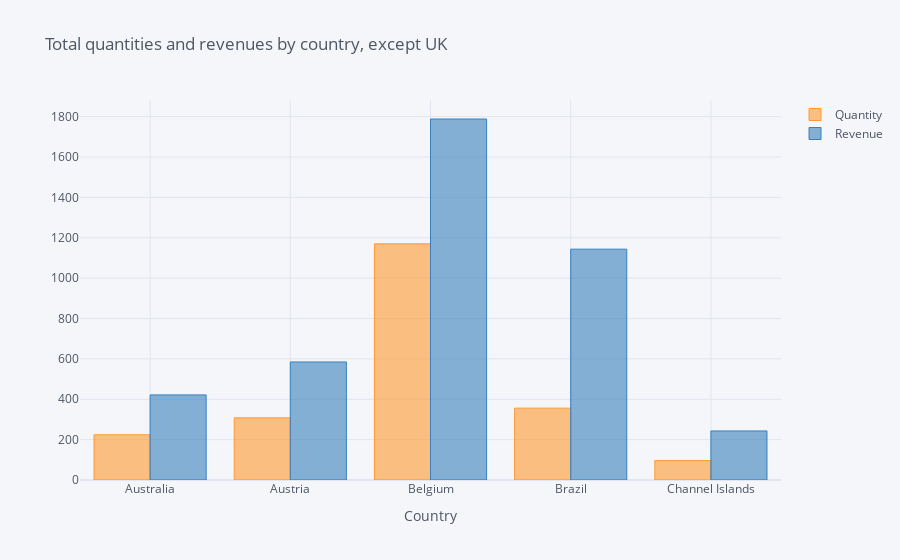

Source (notebook cell):
### Code cell
df_wo_uk.iplot(kind='bar', xTitle='Country', title='Total quantities and revenues by country, except UK')

### Figure 1 — Plotly figure (JSON) as saved in the notebook; plotly's stock layout.template omitted (floating-point values rounded to 4 significant figures)
{"data": [{"marker": {"color": "rgba(255, 153, 51, 0.6)", "line": {"color": "rgba(255, 153, 51, 1.0)", "width": 1}}, "name": "Quantity", "orientation": "v", "text": "", "type": "bar", "x": ["Australia", "Austria", "Belgium", "Brazil", "Channel Islands"], "y": [224, 308, 1170, 356, 96]}, {"marker": {"color": "rgba(55, 128, 191, 0.6)", "line": {"color": "rgba(55, 128, 191, 1.0)", "width": 1}}, "name": "Revenue", "orientation": "v", "text": "", "type": "bar", "x": ["Australia", "Austria", "Belgium", "Brazil", "Channel Islands"], "y": [421.6, 584.8, 1788.0, 1144.0, 243]}], "layout": {"legend": {"bgcolor": "#F5F6F9", "font": {"color": "#4D5663"}}, "paper_bgcolor": "#F5F6F9", "plot_bgcolor": "#F5F6F9", "title": {"font": {"color": "#4D5663"}, "text": "Total quantities and revenues by country, except UK"}, "xaxis": {"gridcolor": "#E1E5ED", "showgrid": true, "tickfont": {"color": "#4D5663"}, "title": {"font": {"color": "#4D5663"}, "text": "Country"}, "zerolinecolor": "#E1E5ED"}, "yaxis": {"gridcolor": "#E1E5ED", "showgrid": true, "tickfont": {"color": "#4D5663"}, "title": {"font": {"color": "#4D5663"}, "text": ""}, "zerolinecolor": "#E1E5ED"}}}
